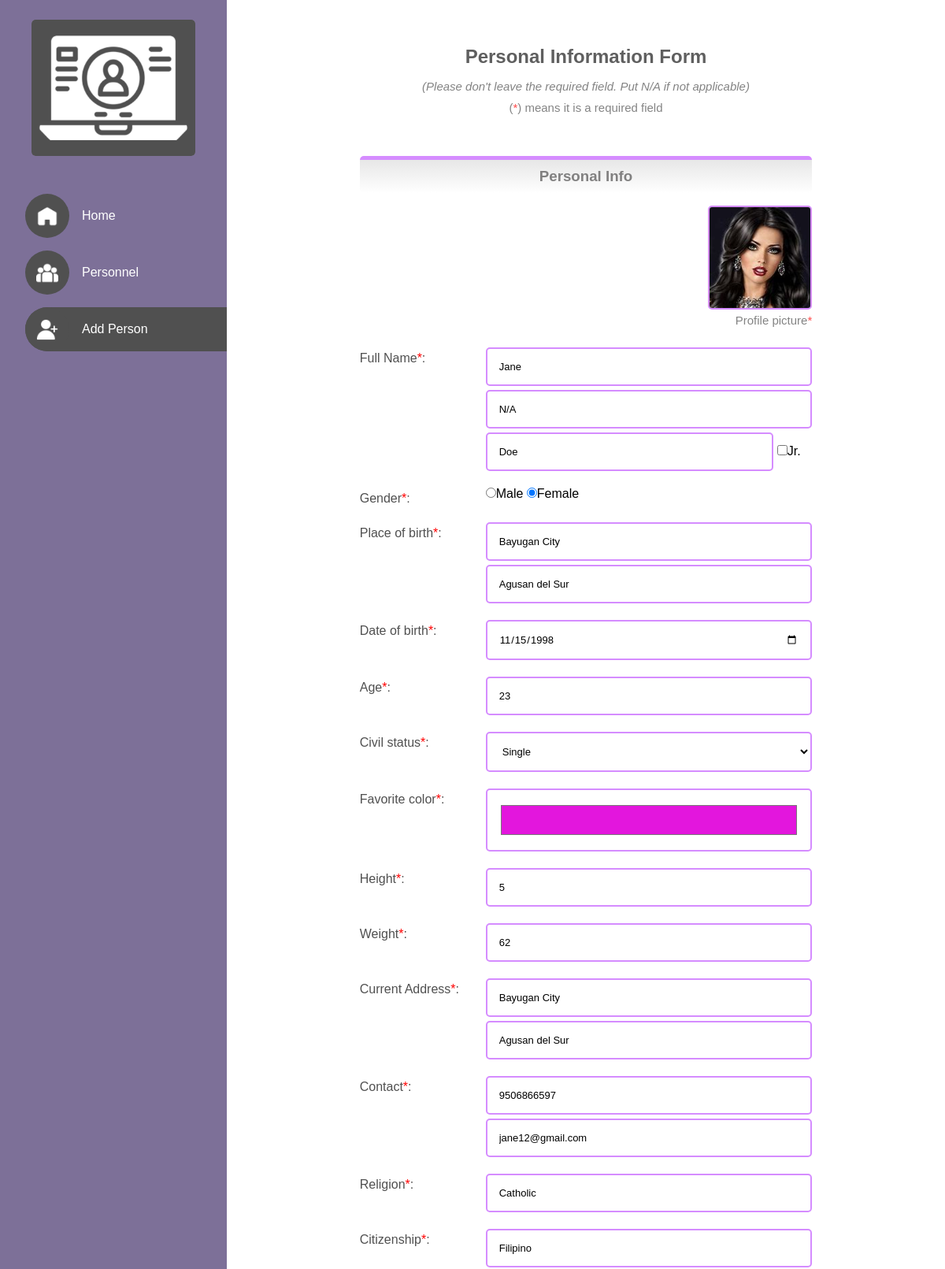
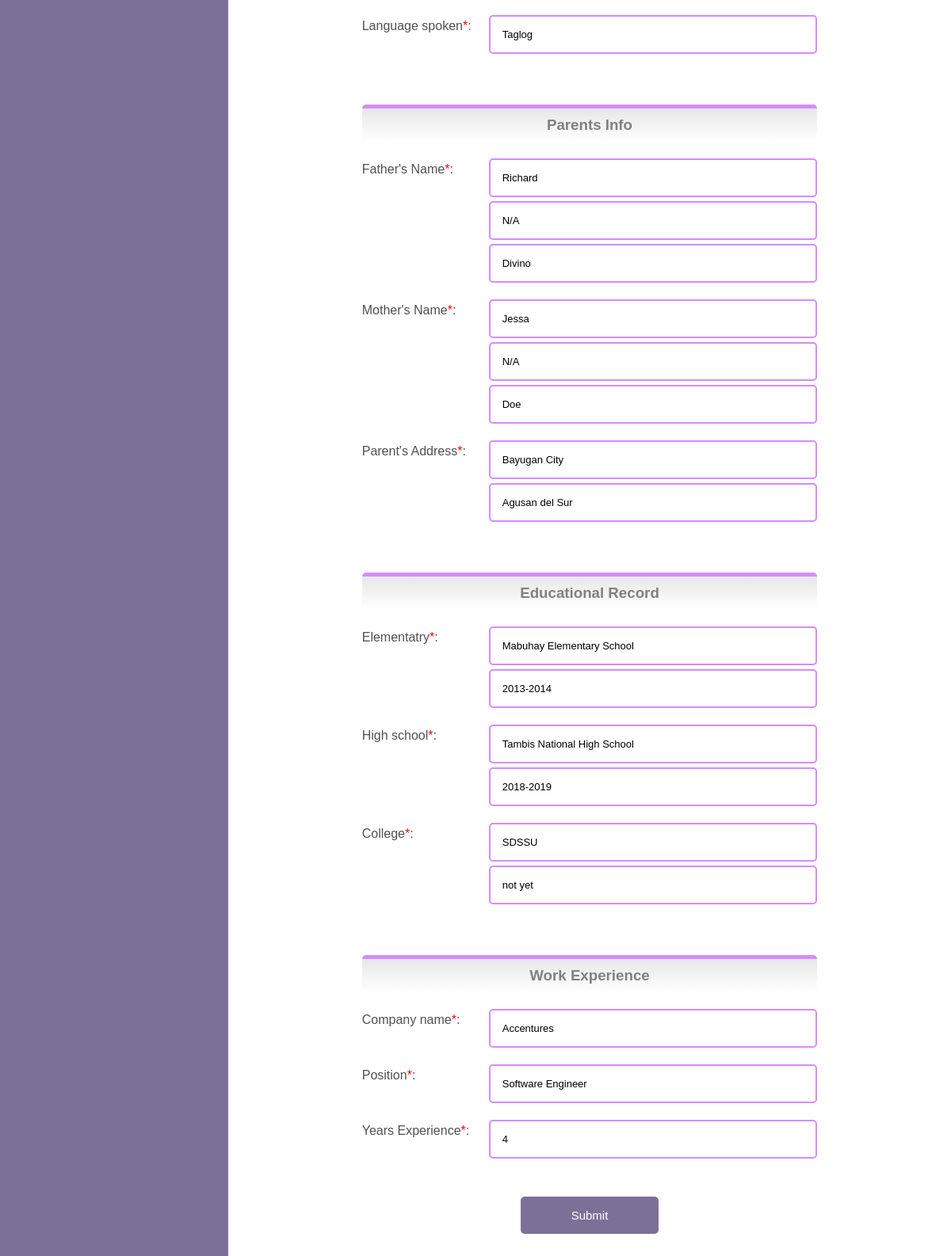
The page /person_form.php?person_id=61b361d369bbf6.51315902 on the database its author committed (2 pictures, top to bottom).
### tables this page shows
CREATE TABLE `personnel` (
  `person_id` varchar(40) NOT NULL,
  `image_name` varchar(40) NOT NULL,
  `firstname` varchar(40) NOT NULL,
  `middlename` varchar(40) NOT NULL,
  `lastname` varchar(40) NOT NULL,
  `extension` varchar(5) NOT NULL,
  `gender` varchar(10) NOT NULL,
  `civil_status` varchar(15) NOT NULL,
  `favorite_color` varchar(10) NOT NULL,
  `height` int(5) NOT NULL,
  `weight` int(5) NOT NULL,
  `date_of_birth` varchar(10) NOT NULL,
  `age` int(5) NOT NULL,
  `city_mun_pob` varchar(40) NOT NULL,
  `province_pob` varchar(40) NOT NULL,
  `city_mun_address` varchar(40) NOT NULL,
  `province_address` varchar(40) NOT NULL,
  `phone_number` bigint(20) NOT NULL,
  `email` varchar(40) NOT NULL,
  `citizenship` varchar(40) NOT NULL,
  `religion` varchar(40) NOT NULL,
  `language_spoken` varchar(40) NOT NULL
);

CREATE TABLE `parents` (
  `person_id` varchar(40) NOT NULL,
  `father_fname` varchar(40) NOT NULL,
  `father_mname` varchar(40) NOT NULL,
  `father_lname` varchar(40) NOT NULL,
  `mother_fname` varchar(40) NOT NULL,
  `mother_mname` varchar(40) NOT NULL,
  `mother_lname` varchar(40) NOT NULL,
  `parent_city_mun_address` varchar(40) NOT NULL,
  `parent_province_address` varchar(40) NOT NULL
);

CREATE TABLE `educ_record` (
  `person_id` varchar(40) NOT NULL,
  `elem_school_name` varchar(40) NOT NULL,
  `elem_grad_sy` varchar(20) NOT NULL,
  `high_school_name` varchar(40) NOT NULL,
  `high_grad_sy` varchar(20) NOT NULL,
  `coll_school_name` varchar(40) NOT NULL,
  `coll_grad_sy` varchar(20) NOT NULL
);

CREATE TABLE `w_experience` (
  `person_id` varchar(40) NOT NULL,
  `company_name` varchar(40) NOT NULL,
  `position` varchar(40) NOT NULL,
  `years_experience` int(10) NOT NULL
);

### process/getters.php (called while the page is built, shortened)
<?php
require_once $_SERVER['DOCUMENT_ROOT'] . "/rdpis/process/dbh.php";
function get_person_data(){
    if(isset($_GET["person_id"])){
        $person_id = $_GET["person_id"];
    }else{
        header("Location: ./personnel.php");
        exit();
    }
    $sql = "SELECT * FROM personnel, spouse, parents, educ_record, w_experience WHERE
        spouse.person_id        = personnel.person_id &&
        parents.person_id       = personnel.person_id &&
        educ_record.person_id   = personnel.person_id &&
        w_experience.person_id  = personnel.person_id &&
        personnel.person_id     = '$person_id'
    ";
    $result = mysqli_query(db_connect(), $sql);
    if($person_data = mysqli_fetch_assoc($result)){
        return $person_data;
    }else{
        header("Location: ./personnel.php");
    }
}

### process/dbh.php (called while the page is built, shortened)
<?php
function db_connect(){
    $con = mysqli_connect("localhost", "root", "", "rdpis");
    return $con;
}

### person_form.php (the view, shortened to what this page needs)
<?php
    require_once $_SERVER['DOCUMENT_ROOT'] . "/rdpis/process/getters.php";
    require_once $_SERVER['DOCUMENT_ROOT'] . "/rdpis/process/setters.php";
    if(isset($_GET["person_id"])){
        $person_data = get_person_data();
    }
?>
<!DOCTYPE html>
<html lang="en">
<head>
    <link rel="stylesheet" href="./css/general.css">
    <link rel="stylesheet" href="./css/person_form.css">
</head>
<body>
    <div class="main_container">
        <?php include "./includes/sidebar.inc.php"; ?>
        <div class="container">
            <form action="" method="POST" class="add_person_form" enctype="multipart/form-data">
                <h2>Personal Information Form</h2>
                <p><i>(Please don't leave the required field. Put N/A if not applicable)</i></p>
                <p>(<span>*</span>) means it is a required field</p>
                <h3>Personal Info</h3>
                <div class="profile_container">
                    <?php
                        if(isset($person_data)){
                            echo '<img src="./uploads/profileImages/'. $person_data["image_name"] .'" alt="picture" id="image_viewer"/>';
                        }else{
                            echo '<img src="./images/user_placeholder.png" alt="picture" id="image_viewer">';
                        }
                    ?>
                    <p>Profile picture<span>*</span></p>
                </div>
                <div class="addperson_input_con">
                    <label for="">Full Name<span>*</span>:</label>
                    <div class="input_wrapper">
                        <input type="text" placeholder="First name" name="firstname" value="<?php echo isset($person_data) ? $person_data["firstname"] : ""; ?>" required>
                        <input type="text" placeholder="Middle name(N/A if none)" name="middlename" value="<?php echo isset($person_data) ? $person_data["middlename"] : ""; ?>" required>
                        <div>
                            <input type="text" placeholder="Last name" name="lastname" style="width:80%;" value="<?php echo isset($person_data) ? $person_data["lastname"] : ""; ?>"required>
                            <input type="checkbox" value="Jr." name="extension" <?php echo !empty($person_data["extension"]) ? "checked" : ""; ?> >Jr.
                        </div>
                    </div>
                </div>
                <div class="addperson_input_con">
                    <label>Gender<span>*</span>:</label>
                    <div>
                        <?php
                            if(isset($person_data)){
                                ?>
                                    <input type="radio" name="gender" value="male" <?php echo $person_data["gender"] == "male" ? "checked" : "" ?> >Male
                                    <input type="radio" name="gender" value="female" <?php echo $person_data["gender"] == "female" ? "checked" : "" ?> >Female
                                <?php
                            }else{
                                ?>
                                    <input type="radio" name="gender" value="male" checked>Male
                                    <input type="radio" name="gender" value="female">Female
                                <?php
                            }
                        ?>
                    </div>
                </div>
                <div class="addperson_input_con">
                    <label for="">Place of birth<span>*</span>: </label>
                    <div class="input_wrapper">
                        <input type="text" placeholder="City/Municipality" name="city_mun_pob" value="<?php echo isset($person_data) ? $person_data["city_mun_pob"] : ""; ?>"required>
                        <input type="text" placeholder="Province" name="province_pob" value="<?php echo isset($person_data) ? $person_data["province_pob"] : ""; ?>"required>
                    </div>
                </div>
                <div class="addperson_input_con">
                    <label for="">Date of birth<span>*</span>:</label>
                    <input type="date" name="date_of_birth" id="birth_date" value="<?php echo isset($person_data) ? $person_data["date_of_birth"] : ""; ?>"required>
                </div>
                <div class="addperson_input_con">
                    <label for="age">Age<span>*</span>:</label>
                    <input type="number" readonly placeholder="generated by birthdate" name="age" id="age_input" value="<?php echo isset($person_data) ? $person_data["age"] : ""; ?>" required>
                </div>
                <div class="addperson_input_con">
                    <label for="civil_status">Civil status<span>*</span>:</label>
                    <select name="civil_status" id="civil_status" value="single">
                        <option value="single" <?php echo isset($person_data) && $person_data["civil_status"] == "single" ? "selected" : "";?>>Single</option>
                    </select>
                </div>
                <div class="addperson_input_con">
                    <label for="fav_color">Favorite color<span>*</span>:</label>
                    <input type="color" name="favorite_color" value="<?php
                        echo isset($person_data) ? $person_data["favorite_color"] : "#328678";
                    ?>">
                </div>
                <div class="addperson_input_con">
                    <label for="">Height<span>*</span>:</label>
                    <input type="number" placeholder="centimeter (cm)" name="height" value="<?php echo isset($person_data) ? $person_data["height"] : ""; ?>"required>
                </div>
                <div class="addperson_input_con">
                    <label for="weight">Weight<span>*</span>:</label>
                    <input type="number" placeholder="kilogram (kg)" name="weight" value="<?php echo isset($person_data) ? $person_data["weight"] : ""; ?>"required>
                </div>
                <div class="addperson_input_con">
                    <label>Current Address<span>*</span>:</label>
                    <div class="input_wrapper">
                        <input type="text" placeholder="City/Municipality" name="city_mun_address" value="<?php echo isset($person_data) ? $person_data["city_mun_address"] : ""; ?>"required>
                        <input type="text" placeholder="Province" name="province_address" value="<?php echo isset($person_data) ? $person_data["province_address"] : ""; ?>"required>
                    </div>
                </div>
                <div class="addperson_input_con">
                    <label>Contact<span>*</span>:</label>
                    <div class="input_wrapper">
                        <input type="number" placeholder="Phone number" name="phone_number" value="<?php echo isset($person_data) ? $person_data["phone_number"] : ""; ?>"required>
                        <input type="email" placeholder="E-mail" name="email" value="<?php echo isset($person_data) ? $person_data["email"] : ""; ?>"required>
                    </div>
                </div>
                <div class="addperson_input_con">
                    <label for="religion">Religion<span>*</span>:</label>
                    <input type="text" placeholder="ex. Catholic, Born again" name="religion" value="<?php echo isset($person_data) ? $person_data["religion"] : ""; ?>"required>
                </div>
                <div class="addperson_input_con">
                    <label>Citizenship<span>*</span>:</label>
                    <input type="text" placeholder="ex. Filipino" name="citizenship" value="<?php echo isset($person_data) ? $person_data["citizenship"] : ""; ?>"required>
                </div>
                <div class="addperson_input_con">
                    <label>Language spoken<span>*</span>:</label>
                    <input type="text" placeholder="ex. Tagalog, bisaya" name="language_spoken" value="<?php echo isset($person_data) ? $person_data["language_spoken"] : ""; ?>"required>
                </div>
                <h3>Parents Info</h3>
                <div class="addperson_input_con">
                    <label for="">Father's Name<span>*</span>:</label>
                    <div class="input_wrapper">
                        <input type="text" placeholder="First name" name="father_fname" value="<?php echo isset($person_data) ? $person_data["father_fname"] : ""; ?>"required>
                        <input type="text" placeholder="Middle name(N/A if none)" name="father_mname" value="<?php echo isset($person_data) ? $person_data["father_mname"] : ""; ?>"required>
                        <input type="text" placeholder="Last name" name="father_lname" value="<?php echo isset($person_data) ? $person_data["father_lname"] : ""; ?>"required>
                    </div>
                </div>
                <div class="addperson_input_con">
                    <label for="">Mother's Name<span>*</span>:</label>
                    <div class="input_wrapper">
                        <input type="text" placeholder="First name" name="mother_fname" value="<?php echo isset($person_data) ? $person_data["mother_fname"] : ""; ?>"required>
                        <input type="text" placeholder="Middle name" name="mother_mname" value="<?php echo isset($person_data) ? $person_data["mother_mname"] : ""; ?>"required>
                        <input type="text" placeholder="Last name" name="mother_lname" value="<?php echo isset($person_data) ? $person_data["mother_lname"] : ""; ?>"required>
                    </div>
                </div>
                <div class="addperson_input_con">
                    <label>Parent's Address<span>*</span>:</label>
                    <div class="input_wrapper">
                        <input type="text" placeholder="City/Municipality" name="parent_city_mun_address" value="<?php echo isset($person_data) ? $person_data["parent_city_mun_address"] : ""; ?>"required>
                        <input type="text" placeholder="Province" name="parent_province_address" value="<?php echo isset($person_data) ? $person_data["parent_province_address"] : ""; ?>"required>
                    </div>
                </div>
                <h3>Educational Record</h3>
                <div class="addperson_input_con">
                    <label for="">Elementatry<span>*</span>:</label>
                    <div class="input_wrapper">
                        <input type="text" name="elem_school_name" value="<?php echo isset($person_data) ? $person_data["elem_school_name"] : ""; ?>" placeholder="Name of school" required>
                        <input type="text" name="elem_grad_sy" value="<?php echo isset($person_data) ? $person_data["elem_grad_sy"] : ""; ?>" placeholder="Year graduated" required>
                    </div>
                </div>
                <div class="addperson_input_con">
                    <label for="">High school<span>*</span>:</label>
                    <div class="input_wrapper">
                        <input type="text" name="high_school_name" value="<?php echo isset($person_data) ? $person_data["high_school_name"] : ""; ?>" placeholder="Name of school" required>
                        <input type="text" name="high_grad_sy" value="<?php echo isset($person_data) ? $person_data["high_grad_sy"] : ""; ?>" placeholder="Year graduated" required>
                    </div>
                </div>
                <div class="addperson_input_con">
                    <label for="">College<span>*</span>:</label>
                    <div class="input_wrapper">
                        <input type="text" name="coll_school_name" value="<?php echo isset($person_data) ? $person_data["coll_school_name"] : ""; ?>" placeholder="Name of school" required>
                        <input type="text" name="coll_grad_sy" value="<?php echo isset($person_data) ? $person_data["coll_grad_sy"] : ""; ?>" placeholder="Year graduated" required>
                    </div>
                </div>
                <h3>Work Experience</h3>
                <div class="addperson_input_con">
                    <label for="">Company name<span>*</span>:</label>
                    <input type="text" name="company_name" value="<?php echo isset($person_data) ? $person_data["company_name"] : ""; ?>" placeholder="ex. Google" required>
                </div>
                <div class="addperson_input_con">
                    <label for="">Position<span>*</span>:</label>
                    <input type="text" name="position" value="<?php echo isset($person_data) ? $person_data["position"] : ""; ?>" placeholder="ex. Software engineer" required>
                </div>
                <div class="addperson_input_con">
                    <label for="">Years Experience<span>*</span>:</label>
                    <input type="number" name="years_experience" value="<?php echo isset($person_data) ? $person_data["years_experience"] : ""; ?>" placeholder="how many years you are in that company" required>
                </div>
                <input type="submit" name="submit_info" value="Submit">
            </form>
        </div>
    </div>
</body>
</html>

### rows shown on the page
personnel: image_name (picture), firstname "Jane", middlename "N/A", lastname "Doe", gender "☑", city_mun_pob "Bayugan City", province_pob "Agusan del Sur", date_of_birth "11/15/1998", age "23", civil_status "Single", favorite_color "#e316dd", height "5", weight "62", city_mun_address "Bayugan City", province_address "Agusan del Sur", phone_number "9506866597", email "jane12@gmail.com", religion "Catholic", citizenship "Filipino", language_spoken "Taglog", father_fname "Richard", father_mname "N/A", father_lname "Divino", mother_fname "Jessa", mother_mname "N/A", mother_lname "Doe", parent_city_mun_address "Bayugan City", parent_province_address "Agusan del Sur", elem_school_name "Mabuhay Elementary School", elem_grad_sy "2013-2014", high_school_name "Tambis National High School", high_grad_sy "2018-2019", coll_school_name "SDSSU", coll_grad_sy "not yet", company_name "Accentures", position "Software Engineer", years_experience "4"
